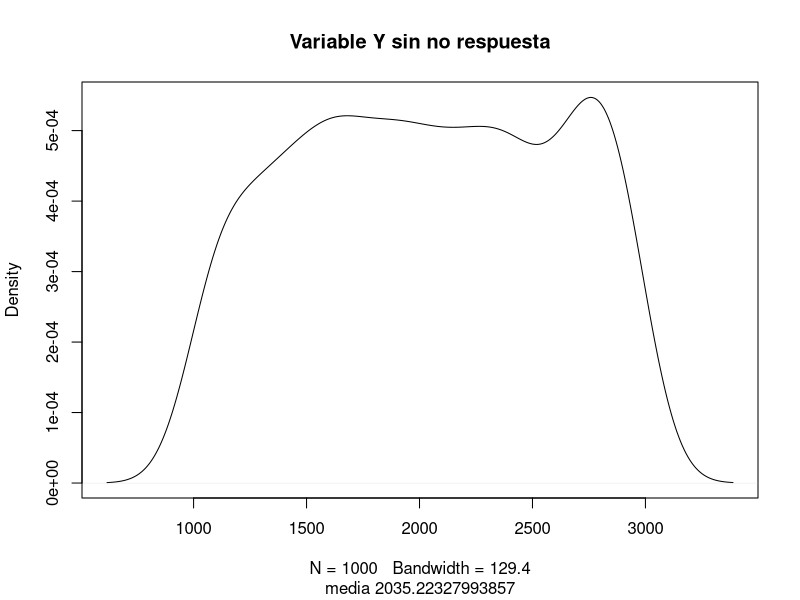
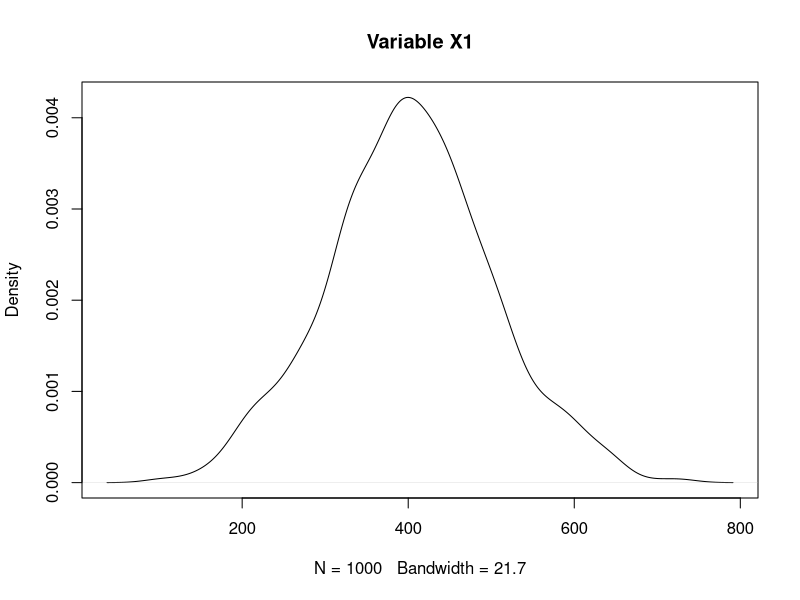
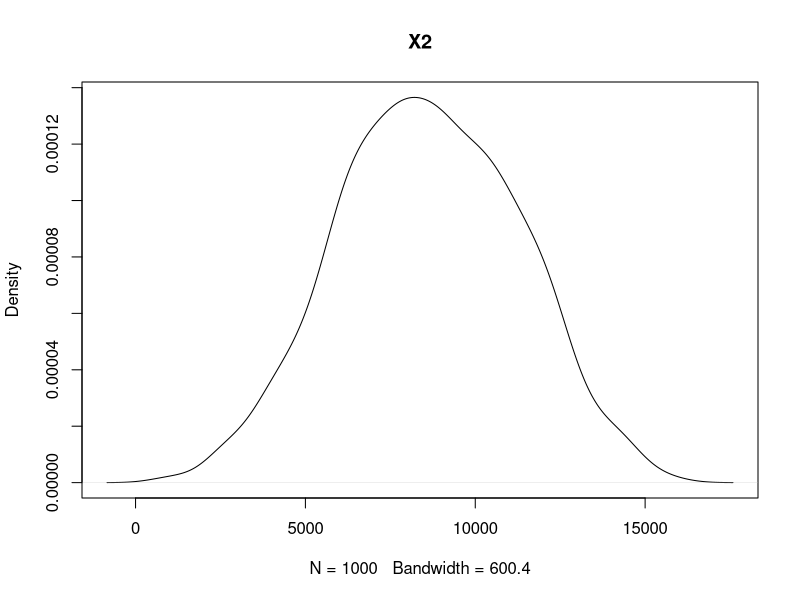
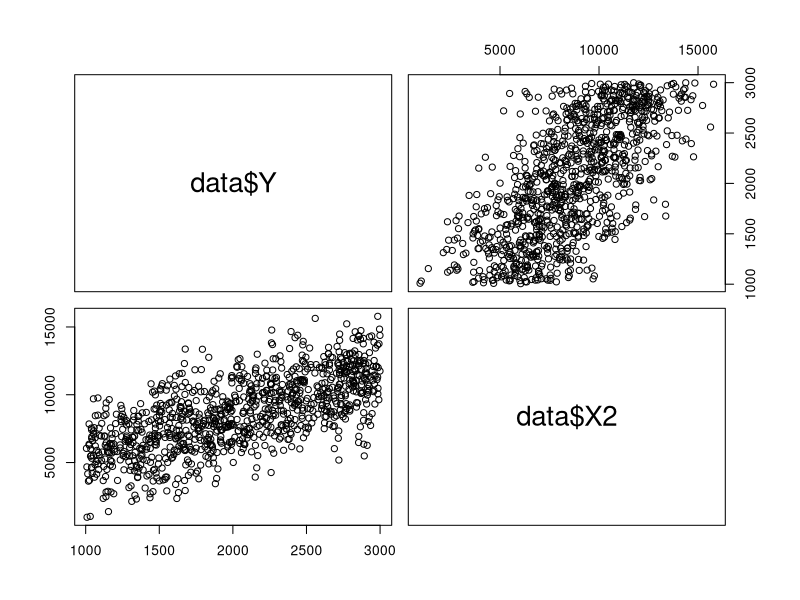
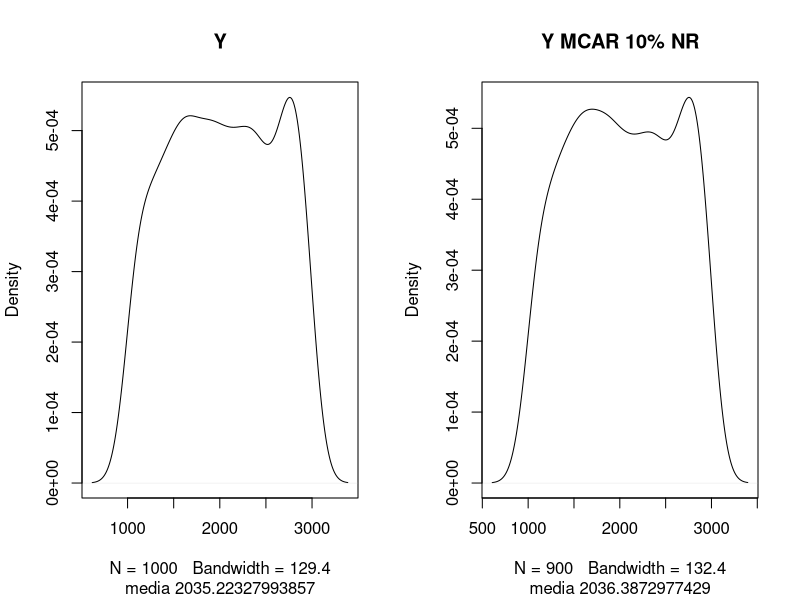
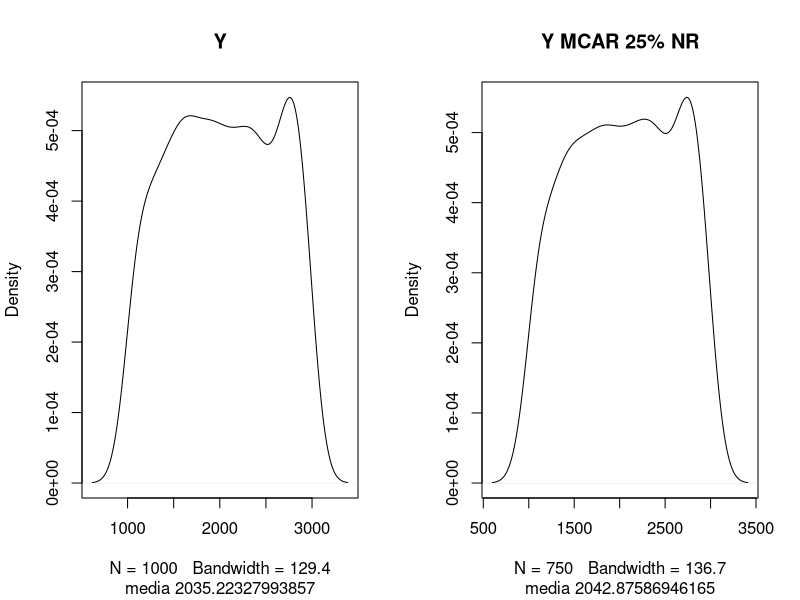
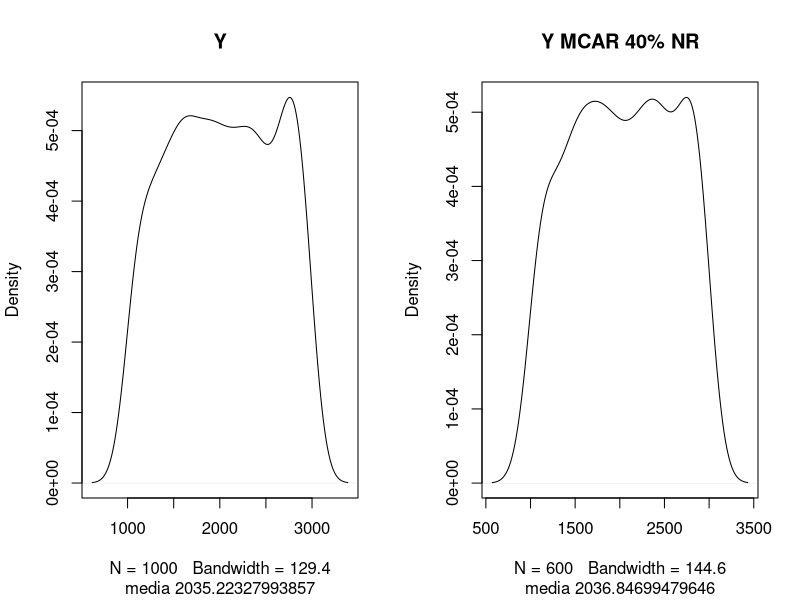
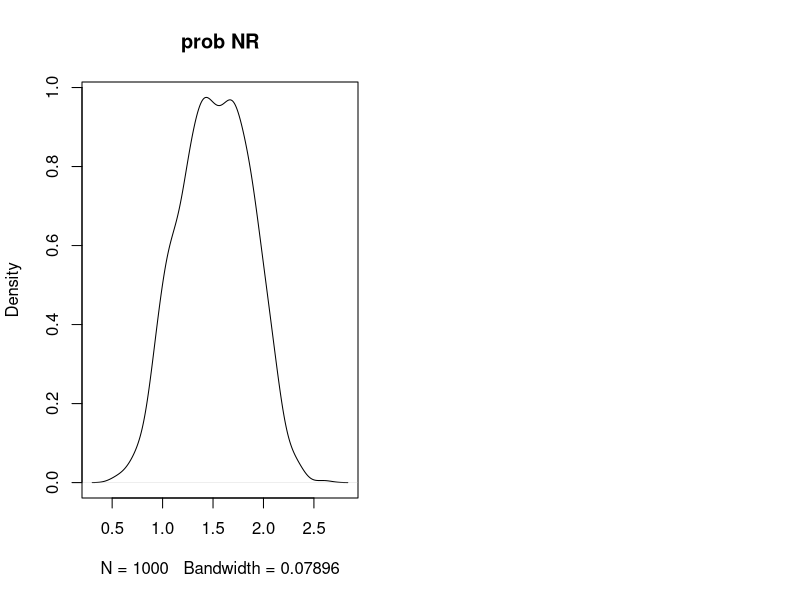

These charts were generated, in order, by the following R code:
## ---- chunk 1
minimo=1000
maximo=3000
mediaDef=(minimo+maximo)/2

data <- data.frame(
  Y = runif(1000,minimo,maximo), 
  X1 = rnorm(1000,400, 100)
  
)

data$X2 = data$Y*3+rnorm(1000, 2500,sd = 2000)
## ---- chunk 2
mean(data$Y)->mediaOriginal
plot(density(data$Y, na.rm = T), "Variable Y sin no respuesta", sub = paste0("media ",mediaOriginal))
## ---- chunk 3
summary(data$Y)
## ---- chunk 4
plot(density(data$X1, na.rm = T), "Variable X1")
## ---- chunk 5
summary(data$X1)
## ---- chunk 6
cor(data$Y, data$X1)
## ---- chunk 7
plot(density(data$X2, na.rm = T), "X2")
## ---- chunk 8

summary(data$X2)

## ---- chunk 9
cor(data$Y, data$X2)
pairs(data$Y ~ data$X2)
## ---- chunk 10
data$YMCAR<-data$Y
data$YMCAR[sample(1:1000, 100)] <- NA
mean(data$YMCAR, na.rm = T)->media
mean(data$Y)->mediaOrig
par(mfrow = c(1, 2))
plot(density(data$Y, na.rm = T), paste0("Y"), sub = paste0("media ",mediaOrig))
plot(density(data$YMCAR, na.rm = T), paste0("Y MCAR 10% NR"), sub = paste0("media ",media))
## ---- chunk 11
data$YMCAR<-data$Y
data$YMCAR[sample(1:1000, 250)] <- NA
mean(data$YMCAR, na.rm = T)->media
mean(data$Y)->mediaOrig
par(mfrow = c(1, 2))
plot(density(data$Y, na.rm = T), paste0("Y"), sub = paste0("media ",mediaOrig))
plot(density(data$YMCAR, na.rm = T), paste0("Y MCAR 25% NR"), sub = paste0("media ",media))
## ---- chunk 12
data$YMCAR<-data$Y
data$YMCAR[sample(1:1000, 400)] <- NA
mean(data$YMCAR, na.rm = T)->media
mean(data$Y)->mediaOrig
par(mfrow = c(1, 2))
plot(density(data$Y, na.rm = T), paste0("Y"), sub = paste0("media ",mediaOrig))
plot(density(data$YMCAR, na.rm = T), paste0("Y MCAR 40% NR"), sub = paste0("media ",media))
## ---- chunk 13
data$prob<-data$X1/500+data$X2/40000+runif(1000,0,1)
plot(density(data$prob, na.rm = T), "prob NR")

## ---- chunk 14
data$YMAR<-ifelse(data$prob>rnorm(1000,2.28,0.51),NA, data$Y)
mean(data$YMAR, na.rm = T)->media
(sum(is.na(data$YMAR))/1000)*100->tasa
par(mfrow = c(1, 2))
plot(density(data$Y, na.rm = T), paste0("Y"), sub = paste0("media ",mediaOrig))
plot(density(data$YMAR, na.rm = T), paste0("MAR ind ",tasa,"% NR"), sub = paste0("media ",media))
## ---- chunk 15
data$YMAR<-ifelse(data$prob>rnorm(1000,1.9,0.51),NA, data$Y)
mean(data$YMAR, na.rm = T)->media
(sum(is.na(data$YMAR))/1000)*100->tasa
par(mfrow = c(1, 2))
plot(density(data$Y, na.rm = T), paste0("Y"), sub = paste0("media ",mediaOrig))
plot(density(data$YMAR, na.rm = T), paste0("MAR ind ",tasa,"% NR"), sub = paste0("media ",media))
## ---- chunk 16
data$YMAR<-ifelse(data$prob>rnorm(1000,1.6,0.4),NA, data$Y)
mean(data$YMAR, na.rm = T)->media
(sum(is.na(data$YMAR))/1000)*100->tasa
par(mfrow = c(1, 2))
plot(density(data$Y, na.rm = T), paste0("Y"), sub = paste0("media ",mediaOrig))
plot(density(data$YMAR, na.rm = T), paste0("MAR ind ",tasa,"% NR"), sub = paste0("media ",media))
## ---- chunk 17
data$prob<-data$X1/5000+data$X2/3000+runif(1000,0,1)
plot(density(data$prob, na.rm = T), "prob NR")

## ---- chunk 18
data$YMAR<-ifelse(data$prob>rnorm(1000,5.14,1),NA, data$Y)
mean(data$YMAR, na.rm = T)->media
(sum(is.na(data$YMAR))/1000)*100->tasa
par(mfrow = c(1, 2))
plot(density(data$Y, na.rm = T), paste0("Y"), sub = paste0("media ",mediaOrig))
plot(density(data$YMAR, na.rm = T), paste0("MAR cor ",tasa,"% NR"), sub = paste0("media ",media))
## ---- chunk 19
data$YMAR<-ifelse(data$prob>rnorm(1000,4.34,1),NA, data$Y)
mean(data$YMAR, na.rm = T)->media
(sum(is.na(data$YMAR))/1000)*100->tasa
par(mfrow = c(1, 2))
plot(density(data$Y, na.rm = T), paste0("Y"), sub = paste0("media ",mediaOrig))
plot(density(data$YMAR, na.rm = T), paste0("MAR cor ",tasa,"% NR"), sub = paste0("media ",media))
## ---- chunk 20
data$YMAR<-ifelse(data$prob>rnorm(1000,3.8,1),NA, data$Y)
mean(data$YMAR, na.rm = T)->media
(sum(is.na(data$YMAR))/1000)*100->tasa
par(mfrow = c(1, 2))
plot(density(data$Y, na.rm = T), paste0("Y"), sub = paste0("media ",mediaOrig))
plot(density(data$YMAR, na.rm = T), paste0("MAR cor ",tasa,"% NR"), sub = paste0("media ",media))
## ---- chunk 21
data$YMNAR<-ifelse(data$Y>runif(1000,0,20000), NA, data$Y)
mean(data$YMNAR, na.rm = T)->media
(sum(is.na(data$YMNAR))/1000)*100->tasa
par(mfrow = c(1, 2))
plot(density(data$Y, na.rm = T), paste0("Y"), sub = paste0("media ",mediaOrig))
plot(density(data$YMNAR, na.rm = T), paste0("MNAR ",tasa,"% NR"), sub = paste0("media ",media))
## ---- chunk 22
data$YMNAR<-ifelse(data$Y>runif(1000,0,8000), NA, data$Y)
mean(data$YMNAR, na.rm = T)->media
(sum(is.na(data$YMNAR))/1000)*100->tasa
par(mfrow = c(1, 2))
plot(density(data$Y, na.rm = T), paste0("Y"), sub = paste0("media ",mediaOrig))
plot(density(data$YMNAR, na.rm = T), paste0("MNAR ",tasa,"% NR"), sub = paste0("media ",media))
## ---- chunk 23
data$YMNAR<-ifelse(data$Y>runif(1000,0,5000), NA, data$Y)
mean(data$YMNAR, na.rm = T)->media
(sum(is.na(data$YMNAR))/1000)*100->tasa
par(mfrow = c(1, 2))
plot(density(data$Y, na.rm = T), paste0("Y"), sub = paste0("media ",mediaOrig))
plot(density(data$YMNAR, na.rm = T), paste0("MNAR ",tasa,"% NR"), sub = paste0("media ",media))
